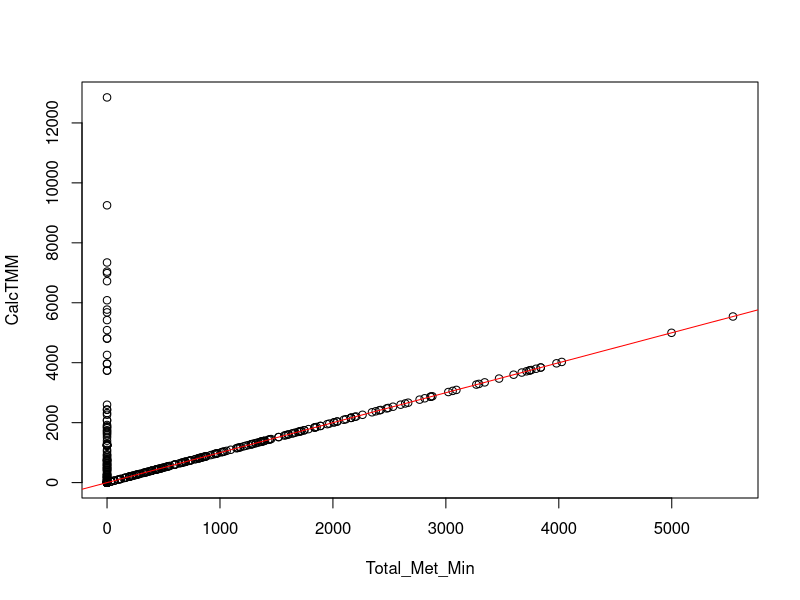
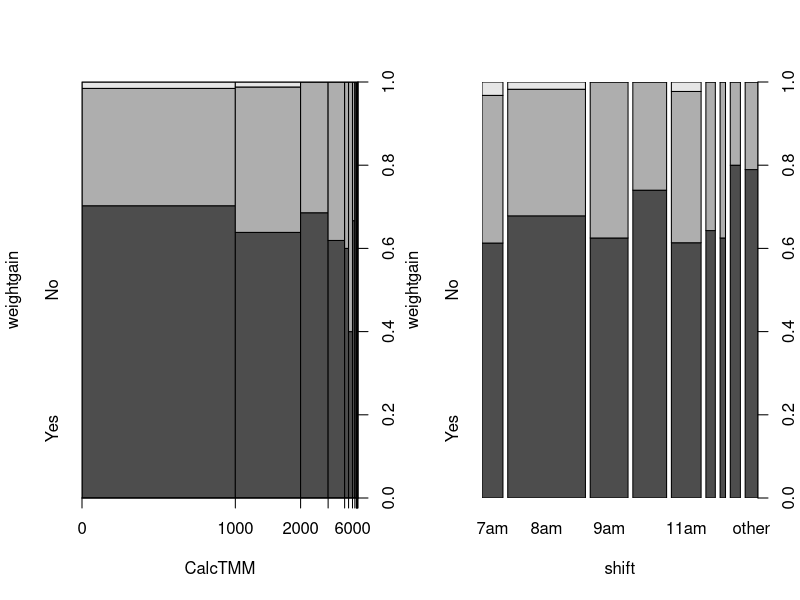
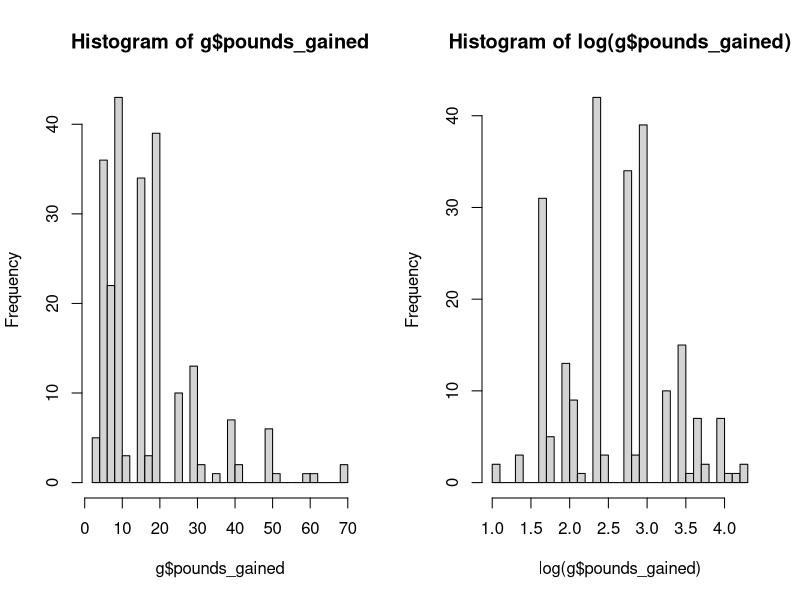
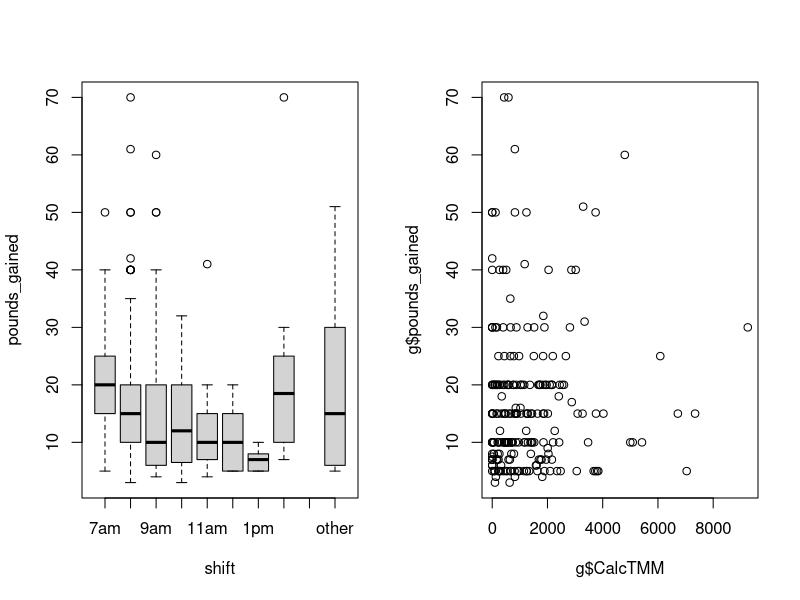
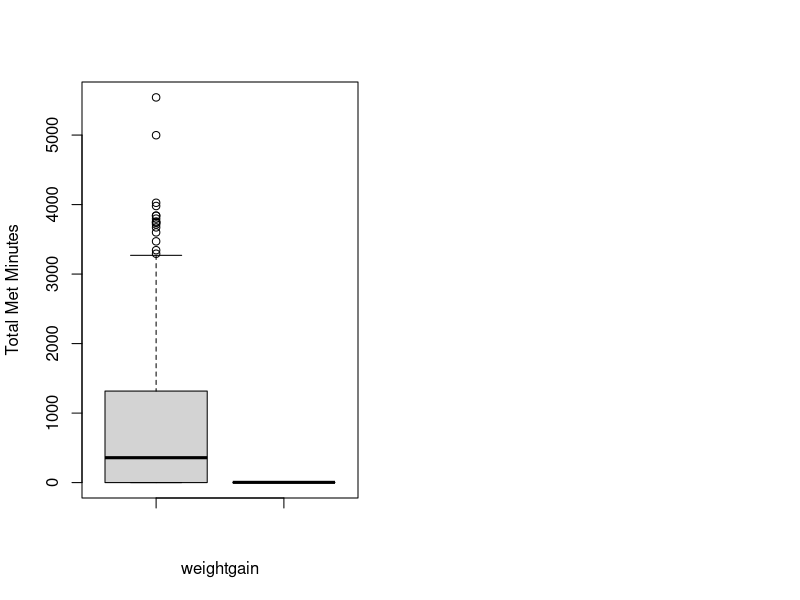
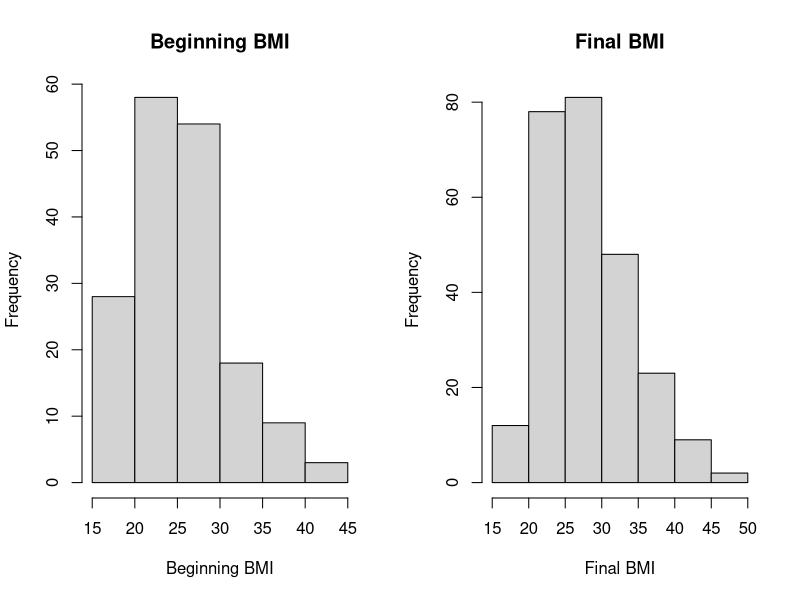
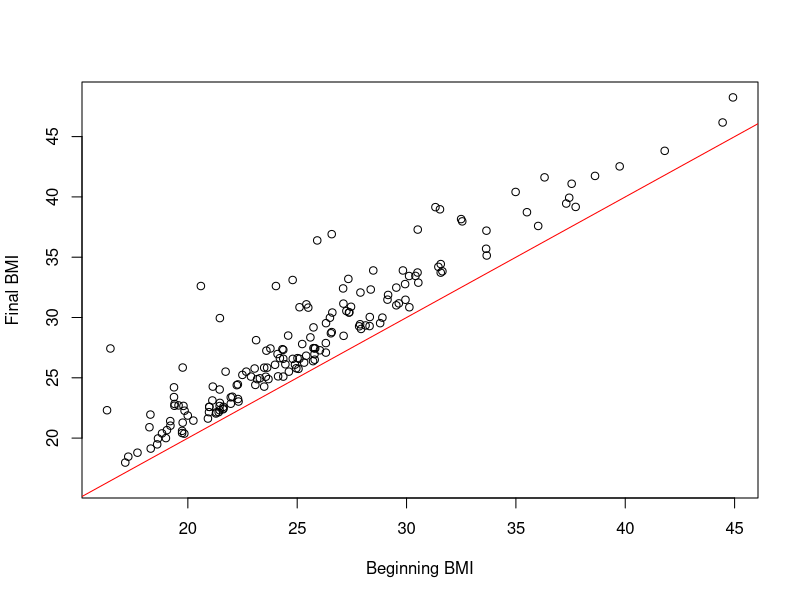
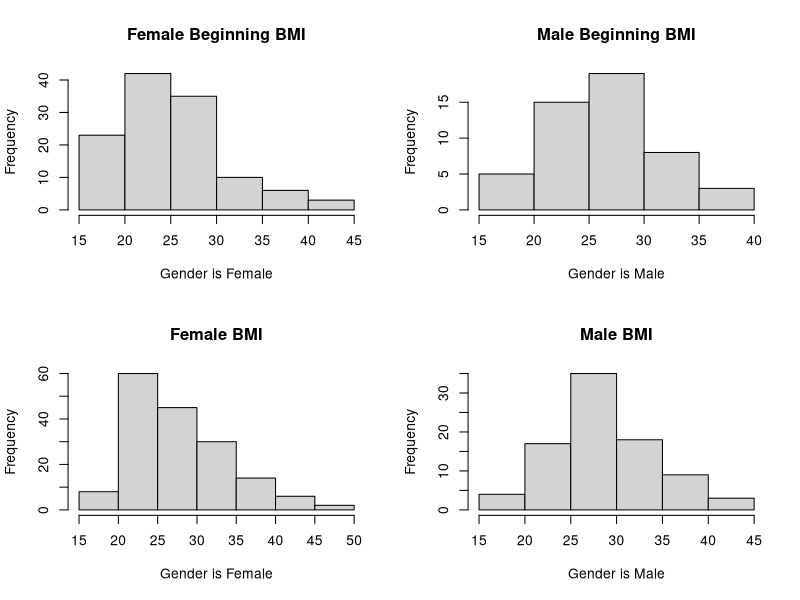

Recreate these plots in R, in order. (Note: this script raises an error after producing the figures.)
## ---- chunk 1
knitr::opts_chunk$set(echo = TRUE)
## ---- chunk 2
metrics.dat <- read.csv('Practicum 1 Data.csv',header=TRUE)
metrics.dat <- metrics.dat[!is.na(metrics.dat$Snumber),]
## ---- chunk 3
#define constants to be used as column selection arguments
yellow <- c('shift','Total_Met_Min')
orange <- c('gender', 'Age', 'height', 'weightgain', 'lbs_gained', 'BMI', 'Vig.ex.Time', 'Mod.ex.time', 'Walk.ex.Time')
## ---- chunk 4
metrics.dat$Total_Met_Min[is.na(metrics.dat$Total_Met_Min)] <- 0
metrics.dat$CalcTMM <- with(metrics.dat, 8*Vig.ex.Time + 4*Mod.ex.time + 3.3*Walk.ex.Time)

plot(CalcTMM ~ Total_Met_Min,data=metrics.dat)
abline(0,1,col='red')
## ---- chunk 5
#determine 
unique(metrics.dat$shift)
## ---- chunk 6
metrics.dat$shift[metrics.dat$shift==''] <- 'other'
shift.levels <- c(paste(c(7:11),'am',sep=''),paste(c(12,1:2),'pm',sep=''),'other')
metrics.dat$shift <- factor(metrics.dat$shift,shift.levels)
summary(metrics.dat$shift)
## ---- chunk 7
metrics.dat$weightgain <- factor(metrics.dat$weightgain)
## ---- chunk 8
par(mfrow=c(1,2))
plot(weightgain ~ CalcTMM,data=metrics.dat)
plot(weightgain ~ shift,data=metrics.dat)
## ---- chunk 9
g <- subset(metrics.dat, metrics.dat$pounds_gained >0)
par(mfrow=c(1,2))
hist(g$pounds_gained,breaks=30)
hist(log(g$pounds_gained),breaks=30)
## ---- chunk 10
#shift vs lbs gained
#$ts <- as.factor((g$shift))
#plot(g$ts,log(g$pounds_gained), ylab="pounds_gained", xlab="shift")
#plot(g$shift,g$shift)
#plot(as.factor(g$shift),log(g$pounds_gained), ylab="pounds_gained", ###xlab="shift")

#table(g$shift)
s <- ordered(g$shift, levels=c("7am","8am","9am","10am","11am","12pm","1pm","2pm","Missing","other"))
#boxplot(pounds_gained ~ s, data=g)
par(mfrow=c(1,2))
boxplot(pounds_gained ~ s, data=g, xlab="shift")

plot(g$CalcTMM, g$pounds_gained)
#plot(g$CalcTMM, log(g$pounds_gained))
## ---- chunk 11
boxplot(metrics.dat$Total_Met_Min,as.factor(metrics.dat$weightgain), ylab="Total Met Minutes", xlab="weightgain")
## ---- chunk 12
# Calculate body weight at 8 months
metrics.dat['beginning_bweight'] <- metrics.dat$bweight - metrics.dat$pounds_gained

# Need to account for instances where body weight is not entered
metrics.dat$beginning_bweight[metrics.dat$beginning_bweight<='0'] <- '0'

# Take a look at all BMI values
unique(metrics.dat$BMI)

# Calculate beginning BMI -- internet tells me BMI=(weight/height^2) * 703
# Since height values ~60/65, I am assuming they are inches not meters
metrics.dat['beginning_bweight'] <- as.numeric(metrics.dat$beginning_bweight)
metrics.dat['beginning_BMI'] <- (metrics.dat$beginning_bweight / (metrics.dat$height)^2)*703

# ignore non-positive values
metrics.dat$beginning_BMI[is.nan(metrics.dat$beginning_BMI)] <- 0
metrics.dat$beginning_BMI[!is.finite(metrics.dat$beginning_BMI)] <- 0

# Take a look at all beginning_BMI values
unique(metrics.dat$beginning_BMI)

## ---- chunk 13
##Look at BMI in the beginning vs at the end

# convert to numeric for calculations
metrics.dat$beginning_BMI <- as.numeric(metrics.dat$beginning_BMI)

# Are the means different? --Yes, BMI is bigger than beginning_BMI
mean(metrics.dat$beginning_BMI)
mean(metrics.dat$BMI)
## ---- chunk 14
#From the histograms of the employees' beginning BMI and the employees' final BMI, we see that there is a slight shift to the right in the frequencies in the histogram for Final BMI. This suggests to us that there were higher numbers of higher BMI among the employees. If BMI is used as our response variable, we will look greater at the relationship between beginning BMI and final BMI, as well as the relationship between shift and BMI, and total metabolic minutes and BMI, respectively. 

# Visualize the columns
par(mfrow=c(1,2))

metrics.dat$beginning_BMI[metrics.dat$beginning_BMI==0] <- NA
hist(as.numeric(metrics.dat$beginning_BMI),main='Beginning BMI', xlab='Beginning BMI')

metrics.dat$BMI[metrics.dat$BMI==0] <- NA
hist(as.numeric(metrics.dat$BMI), main='Final BMI', xlab='Final BMI')
## ---- chunk 15
# reset par() 
dev.off()
## ---- chunk 16
# Look at relationship between BMI and beginning BMI -- appears that BMI only increases or stays the same over time
plot(metrics.dat$beginning_BMI, metrics.dat$BMI, xlab='Beginning BMI', ylab='Final BMI')
abline(0,1,col='red')
## ---- chunk 17
#The following histograms aim to see if there is any apparent relationship between gender and BMI gain in this dataset. It appears there is a difference in histogram shapes for female beginning BMI and female final BMI. If BMI is chosen to be the response variable, these variables will be looked at more closely to determine if there is a positive/negative relationship.

# To view all plots together
par(mfrow=c(2,2))

# Female Beginning BMI
hist((metrics.dat[which(metrics.dat$gender=='Female'), 'beginning_BMI']), main="Female Beginning BMI", xlab='Gender is Female')

# Male Beginning BMI
hist((metrics.dat[which(metrics.dat$gender=='Male'), 'beginning_BMI']), main="Male Beginning BMI", xlab='Gender is Male')

# Female BMI
hist((metrics.dat[which(metrics.dat$gender=='Female'), 'BMI']), main="Female BMI", xlab='Gender is Female')

# Male BMI
hist((metrics.dat[which(metrics.dat$gender=='Male'), 'BMI']), main="Male BMI", xlab='Gender is Male')

## ---- chunk 18
# return to default par() options
dev.off()
## ---- chunk 19
# Create a BMI_diff column to show BMI change over the 8 months
metrics.dat['BMI_diff'] <- metrics.dat$BMI - metrics.dat$beginning_BMI

max(metrics.dat$BMI_diff)
min(metrics.dat$BMI_diff)

# need to look at this without the zeros that are from not having BMI values
plot(metrics.dat$BMI_diff)
## ---- chunk 20
# Were the BMI calculations correct?
# BMI = (weight/height^2)*703
temp <- ''
temp <- ((metrics.dat$bweight)/(metrics.dat$height)^2)*703

plot(temp, metrics.dat$BMI)
abline(0,1,col='red')
## ---- chunk 21
par(mfrow=c(1,2))
plot(metrics.dat$shift, metrics.dat$BMI_diff, xlab='Shift', ylab='Difference in BMI')

plot(metrics.dat$CalcTMM, metrics.dat$BMI_diff, xlab='CalcTMM', ylab='Difference in BMI')
## ---- chunk 22
plot(metrics.dat$gender,metrics.dat$BMI_diff)
## ---- chunk 23
par(mfrow=c(1,2))
plot(metrics.dat$beginning_BMI,metrics.dat$lbs_gained)
plot(metrics.dat$lbs_gained,metrics.dat$BMI_diff)
## ---- chunk 24
summary(metrics.dat[,c(yellow,orange)])
## ---- chunk 25
metrics.dat$gender[metrics.dat$gender==''] <- 'Missing'
metrics.dat$weightgain[metrics.dat$weightgain==''] <- 'Missing'
unique(metrics.dat$gender)
unique(metrics.dat$weightgain)
## ---- chunk 26
metrics.dat$shift <- factor(metrics.dat$shift)
metrics.dat$gender <- factor(metrics.dat$gender)
metrics.dat$weightgain <- factor(metrics.dat$weightgain)
## ---- chunk 27
metrics.dat[is.na(metrics.dat)] <- 0
## ---- chunk 28
pairs(metrics.dat[,c(yellow,orange)])
